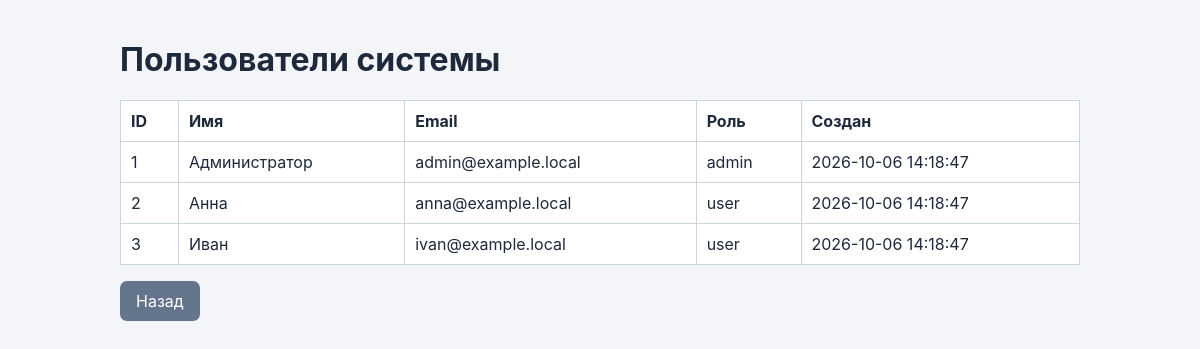
/admin.php (signed in), run on the app's committed database.
### tables this page shows
CREATE TABLE users (
    id INT UNSIGNED AUTO_INCREMENT PRIMARY KEY,
    name VARCHAR(100) NOT NULL,
    email VARCHAR(150) NOT NULL UNIQUE,
    password VARCHAR(255) NOT NULL,
    role ENUM('user', 'admin') NOT NULL DEFAULT 'user',
    created_at TIMESTAMP NOT NULL DEFAULT CURRENT_TIMESTAMP
);

### config.php (called while the page is built, shortened)
<?php
function e(mixed $value): string
{
    return htmlspecialchars((string) $value, ENT_QUOTES | ENT_SUBSTITUTE, 'UTF-8');
}

### admin.php (the view)
<?php
require_once 'config.php';
$adminId = require_admin();
try {
    $users = $pdo->query('SELECT id, name, email, role, created_at FROM users ORDER BY id')->fetchAll();
} catch (PDOException $exception) {
    secure_log('admin_users_list_failed', ['user_id' => $adminId, 'code' => $exception->getCode()]);
    fail_request(500, 'Не удалось загрузить список пользователей.');
}
?>
<!doctype html>
<html lang="ru">
<head><meta charset="utf-8"><meta name="viewport" content="width=device-width, initial-scale=1"><title>Администрирование</title><link rel="stylesheet" href="assets/style.css"></head>
<body>
<main class="container">
    <h1>Пользователи системы</h1>
    <table><thead><tr><th>ID</th><th>Имя</th><th>Email</th><th>Роль</th><th>Создан</th></tr></thead><tbody>
    <?php foreach ($users as $user): ?>
        <tr><td><?= (int) $user['id'] ?></td><td><?= e($user['name']) ?></td><td><?= e($user['email']) ?></td><td><?= e($user['role']) ?></td><td><?= e($user['created_at']) ?></td></tr>
    <?php endforeach; ?>
    </tbody></table>
    <p><a class="button secondary" href="dashboard.php">Назад</a></p>
</main>
</body>
</html>

### assets/style.css (style rules this page uses)
:root { color-scheme: light; font-family: Inter, Arial, sans-serif; background: #f3f5f8; color: #1e293b; }
* { box-sizing: border-box; }
body { margin: 0; }
a { color: #2459d3; }
.container, .card { width: min(100% - 32px, 960px); margin: 40px auto; }
input, textarea, button, .button { font: inherit; }
button, .button { display: inline-block; width: fit-content; padding: 10px 16px; border: 0; border-radius: 7px; background: #2459d3; color: white; text-decoration: none; cursor: pointer; }
.secondary { background: #64748b; }
table { width: 100%; border-collapse: collapse; background: white; }
th, td { padding: 10px; border: 1px solid #ccd4df; text-align: left; }

### data on the page
users: id "1", name "Администратор", email "admin@example.local", role "admin", created_at "2026-10-06 14:18:47"
users: id "2", name "Анна", email "anna@example.local", role "user", created_at "2026-10-06 14:18:47"
users: id "3", name "Иван", email "ivan@example.local", role "user", created_at "2026-10-06 14:18:47"
